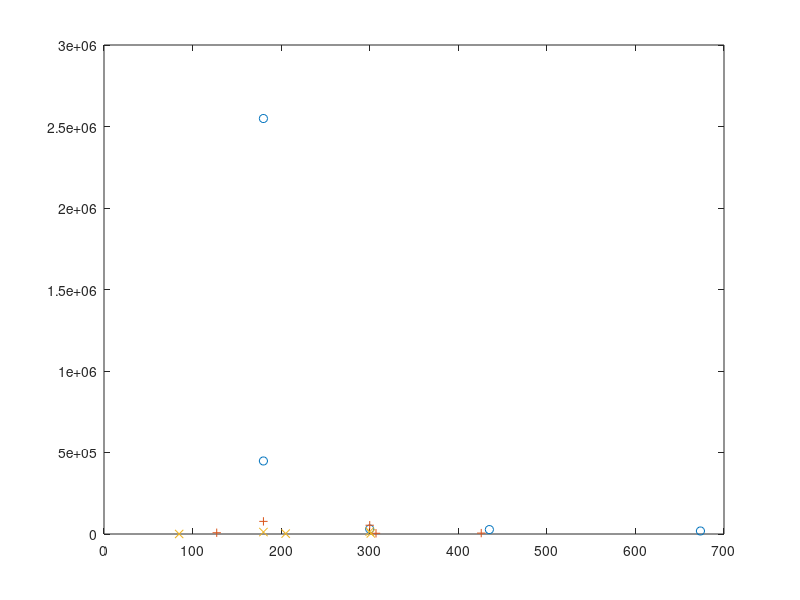

The MATLAB script that drew this image:
%Totall flux in corona, transition and chrmosphere


%first index is period column is mode
efluxcoronaavg=zeros(5,4);
efluxtranavg=zeros(5,4);
efluxchromavg=zeros(5,4);

periodvalues=zeros(5,4);
mode=zeros(4);

mode=[0 1 2 3];

%period values for different modes
periodvalues=zeros(5,4);
periodvalues(:,1)=[300; 180; 673.4; 435.1;179.98];  %0,0 mode
periodvalues(:,2)=[300;180;425.9;307.1;127.27];    %0,1 mode
periodvalues(:,3)=[300;180;301.25;205.1;84.84];   %0,2 mode
periodvalues(:,4)=[300;180;231.0;153.8;63.63];   %0,3 mode

%(0,0) mode
efluxcoronaavg(:,1)=[1.345e5; 1.181e7; 2.221e4; 4.80e4;2.3186e6];
efluxtranavg(:,1)=[3.0637e4;  2.549e6; 1.847e4; 2.719e4;4.4804e5];
efluxchromavg(:,1)=[-4.2405e6; 1.365e8; -1.1695e7; -1.145e7;3.3558e7];

%(0,1) mode
efluxcoronaavg(:,2)=[1.081e4; 1.46e5; 1.173e3; 1.0006e3;1.23e4];
efluxtranavg(:,2)=[5.38602e4; 7.745e4; 5.646e3; 4.479e3;7.73e3];
efluxchromavg(:,2)=[4.76e5; 4.385e7; -3.083e5; 3.138e5;4.79e6];


%(0,2) mode
efluxcoronaavg(:,3)=[3.626e3; 2.641e4; 656.09; 2.608e3;551.99];
efluxtranavg(:,3)=[1.483e4; 1.19e4; 3.576e3; 2.397e3;203.47];
efluxchromavg(:,3)=[4.061e6; 7.488e6; 7.33e5; 1.133e6;5.186e5];

%(0,3) mode
efluxcoronaavg(:,4)=[135.7; 0; 202.788; 251.62;8.5];
efluxtranavg(:,4)=[2.12e3; 0; 1.1536e3; 470.46;8.9];
efluxchromavg(:,4)=[1.83e6; 0; 5.992e5; 4.928e5;8.7e4];


plot(periodvalues(:,1),efluxtranavg(:,1),'o',periodvalues(:,2),efluxtranavg(:,2),'+',periodvalues(:,3),efluxtranavg(:,3),'x');


